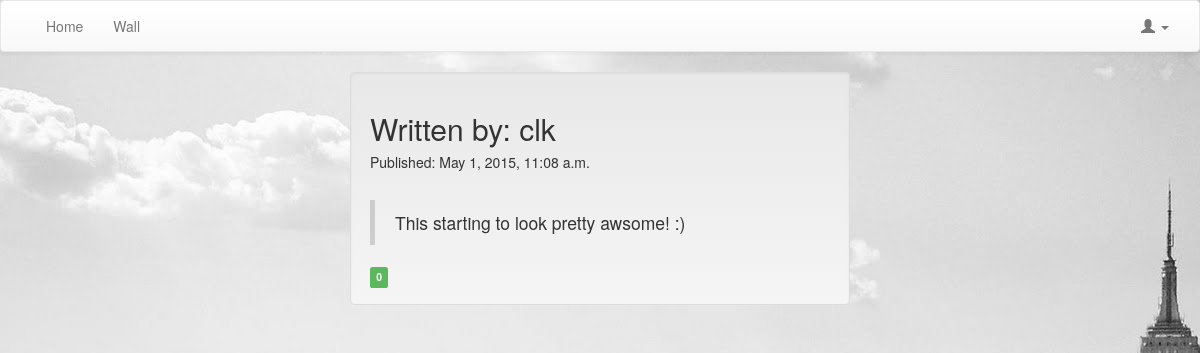
Before: /kvittr_messages/24/ with the older database file.
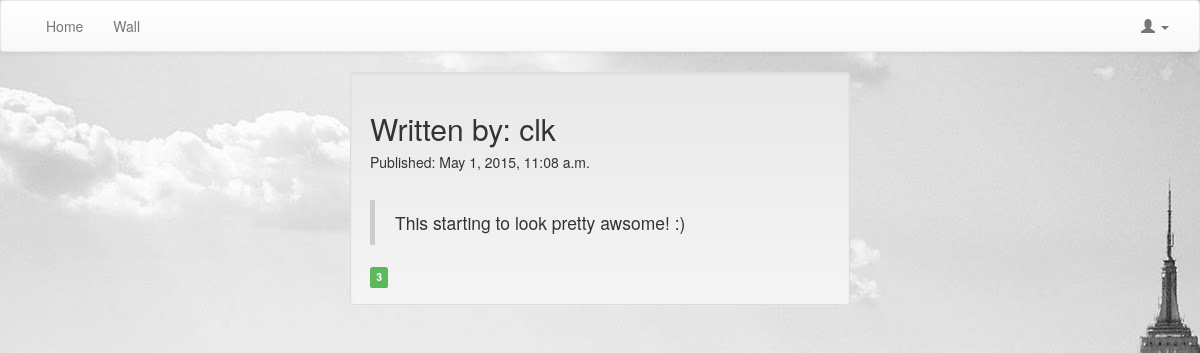
After: the same page with the newer database file.
### kvittr_messages/models.py (models this page shows, shortened)
class Message(models.Model):
	message = models.TextField()
	created_by = models.ForeignKey(User, related_name="created_message")
	created_datetime = models.DateTimeField()
	likes = models.PositiveIntegerField(default=0)
	class Meta:
		ordering = ['-id']

### kvittr_messages/views.py (the view)
# urls.py: url(r'^(\d+)/$', views.message_details, name='message_details'),
def message_details(request, message_id):
	message = Message.objects.get(pk=message_id)
	messages = Message.objects.all()
	context = {'message': message}
	return render(request, 'kvittr_messages/message_details.html', context)

### kvittr_messages/templates/kvittr_messages/message_details.html (shortened to what this page needs)
{% extends 'theme/base.html' %}
{% load staticfiles %}
{% block extra_head %}
        <link rel="stylesheet" href="{% static "kvittr_messages/css/style.css" %}">
{% endblock extra_head %}
{% block pagecontent %}
	<div class="well well_center">
		<h2>Written by: {{ message.created_by }} </h2>
		<h5>Published: {{ message.created_datetime }} </h5>
                <br>
        <blockquote>{{ message.message }}</blockquote>
                <span class="label label-success label-as-badge" id="id-likes-for-message-{{ message.id }}">{{ message.likes }}</span>
	</div>
{% endblock %}

Changed rows visible on the page:
changed Message "This starting to look pretty awsome! :)": likes "0" → "3"
